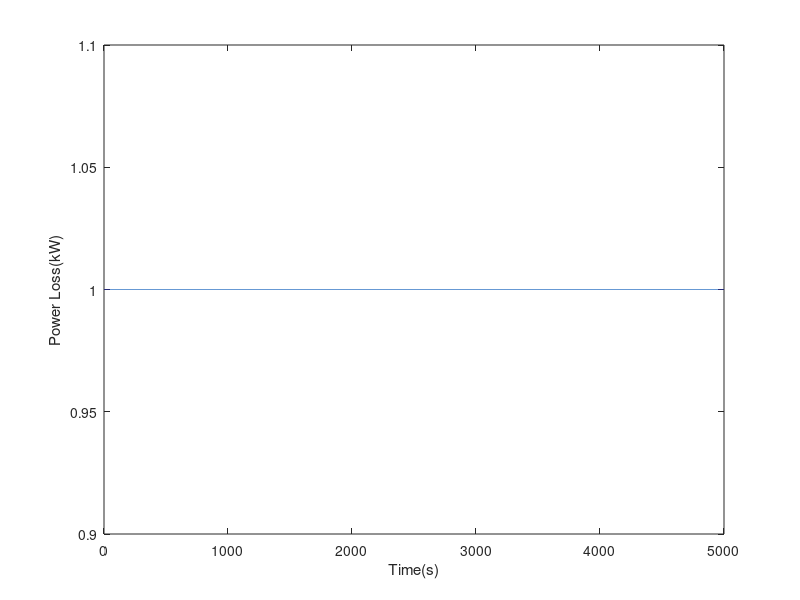
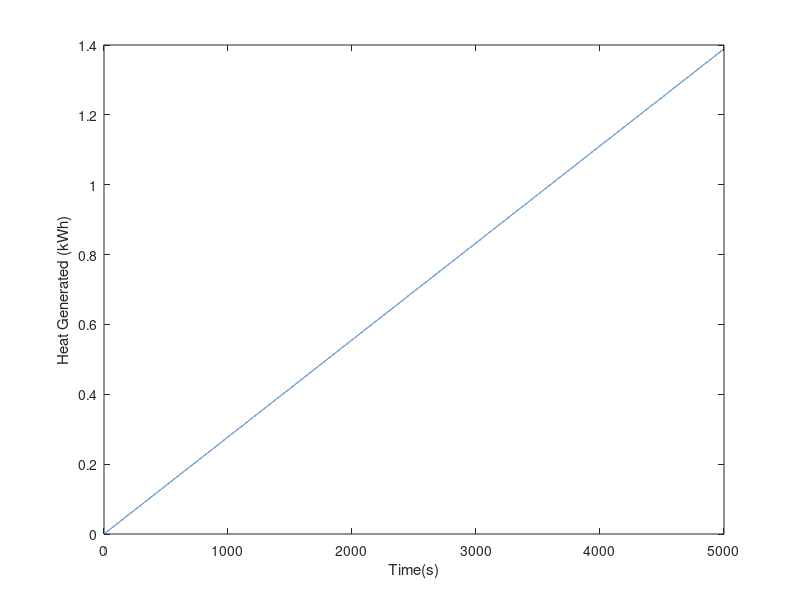
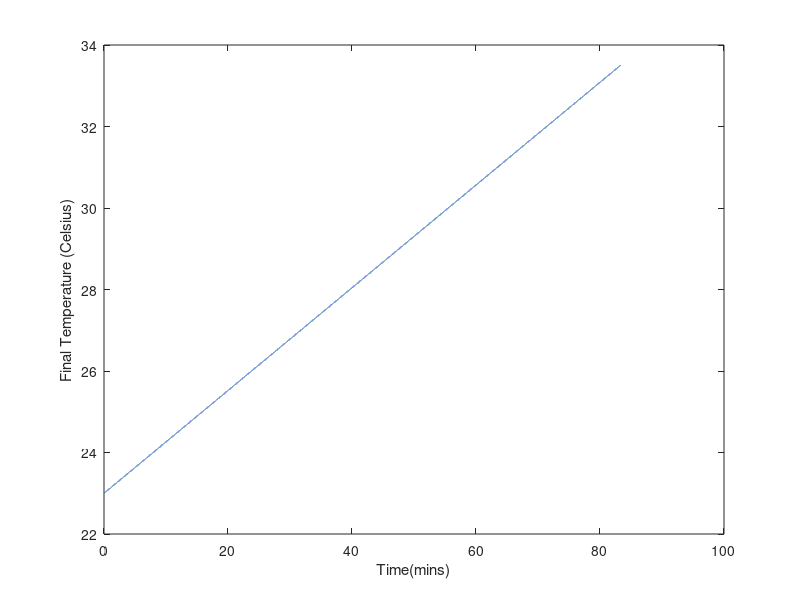

Reproduce these figures in MATLAB, in order.
clc 
clear all
deltaT=0.1;                                % Timestep 
Rint=0.1;                                  % Internal resistance
Irms=100;                                  % RMS drive cycle current draw
T=0:0.1:5000;                               % Time vector
Cthermal=476;                              %Battery Thermal Capacity(kJ/C)
Tin=23;                                    % Initial battery temperature
                                     % Final battery temperature
for(i=1:1:50001)
    if(i==1)
        Qgen(i)=Irms^2*Rint ;                       %Power (W)
        Egen(i)=Qgen(i)*deltaT;                     %Energy (J)
    else
        Qgen(i)=Irms^2*Rint;                      %Power(W)
        Egen(i)=(Qgen(i)*deltaT+Egen(i-1));       % Energy (J) Heat generated at current timestep plus previous value
    end
end
Tf=(Egen/(Cthermal*1000))+Tin;                      %Egen is in joules, Cthermal in kilojoules
set(figure,'Color','White','WindowStyle','docked')


plot(T,Qgen/1000)                                   % Power loss (kW)
xlabel('Time(s)')
ylabel('Power Loss(kW)')

set(figure,'Color','White','WindowStyle','docked')

plot(T,Egen/(3600*1000));                           %  Heat generated (kWh)
xlabel('Time(s)')
ylabel('Heat Generated (kWh)')

set(figure,'Color','White','WindowStyle','docked')

plot(T/60,Tf);                                         
xlabel('Time(mins)')
ylabel('Final Temperature (Celsius)')


%Egen=Cthermal*(Tf-Tin);

